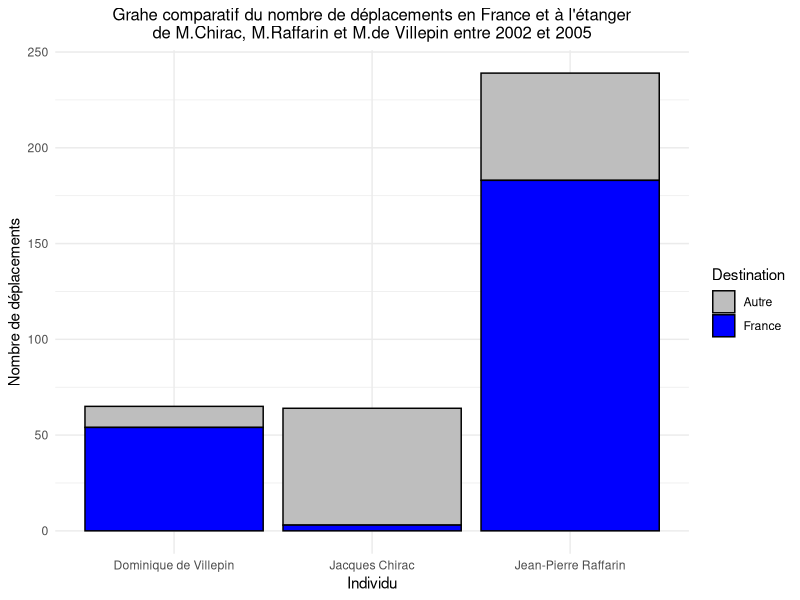

This figure's R source:
# Pour la visualisation
library(ggplot2)  
library(dplyr)

data1 <- read.csv("../data/csv/BDD_president.csv", sep=",", header=TRUE)  # Adaptez le séparateur si nécessaire
data2 <- read.csv("../data/csv/BDD_PMs.csv", sep=",", header=TRUE)
data_combined <- bind_rows(data1, data2) #les deux fichiers ont les memes colonnes 

data_combined$Destination <- ifelse(data_combined$Pays == "France", "France", "Autre")

data_aggregated <- data_combined %>%
  group_by(Individu, Destination) %>%
  summarise(Nb_deplacements = n())  # Compte le nombre de déplacements pour chaque individu et chaque catégorie

ggplot(data_aggregated, aes(x = Individu, y = Nb_deplacements, fill = Destination)) +  
  geom_bar(stat = "identity", position = "stack", color = "black") +  # Empiler les barres
  labs(title = "Grahe comparatif du nombre de déplacements en France et à l'étanger\nde M.Chirac, M.Raffarin et M.de Villepin entre 2002 et 2005", x = "Individu", y = "Nombre de déplacements") +
  scale_fill_manual(values = c("France" = "blue", "Autre" = "gray")) +  # Couleurs : bleu pour la France, gris pour l'autre
  theme_minimal() +
  theme(
    plot.title = element_text(hjust = 0.5, vjust = 1, size = 12),  # Centrer horizontalement et verticalement
    plot.title.position = "panel"  # Positionner le titre au-dessus du panneau de graphique  
    )





